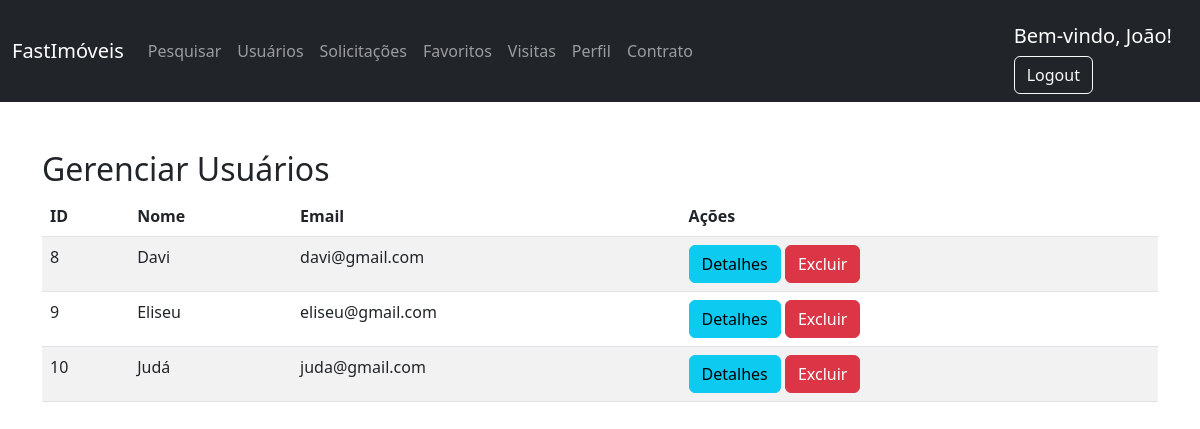
The app's page /php/gerenciar_usuarios.php (signed in), older data.
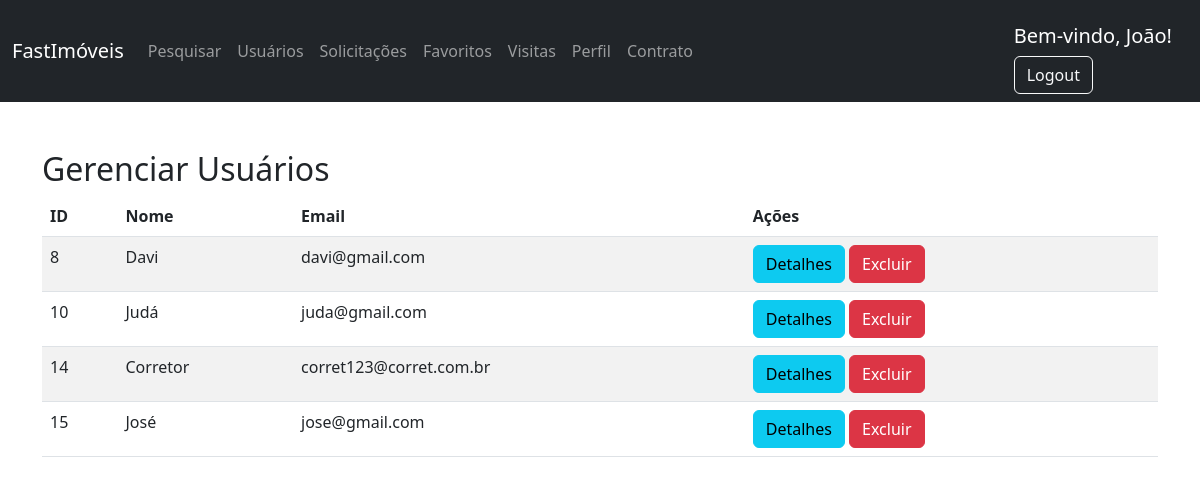
The same page, newer data.
### tables this page shows
CREATE TABLE `usuarios` (
  `id` int(20) NOT NULL,
  `nome` varchar(255) NOT NULL,
  `email` varchar(255) NOT NULL,
  `senha` varchar(255) NOT NULL,
  `isAdmin` tinyint(1) NOT NULL DEFAULT 0,
  `ativo` tinyint(1) NOT NULL DEFAULT 1,
  `isCorretor` tinyint(1) NOT NULL DEFAULT 0,
  `CRECI` varchar(20) DEFAULT NULL,
  `foto_perfil` varchar(255) DEFAULT 'img/default_profile.png',
  `telefone` varchar(20) DEFAULT NULL,
  `celular` varchar(20) DEFAULT NULL,
  `imobiliaria` varchar(255) DEFAULT NULL,
  `github` varchar(255) DEFAULT NULL,
  `twitter` varchar(255) DEFAULT NULL,
  `instagram` varchar(255) DEFAULT NULL,
  `facebook` varchar(255) DEFAULT NULL
);

### php/gerenciar_usuarios.php (the view, shortened to what this page needs)
<?php
$nomeUsuario = $_SESSION["nomeUsuario"];
$isAdmin = isset($_SESSION["isAdmin"]) && $_SESSION["isAdmin"] == 1;
try {
    $conn = new PDO("mysql:host=localhost;dbname=fastimoveis;charset=utf8", "root", "");
    $conn->setAttribute(PDO::ATTR_ERRMODE, PDO::ERRMODE_EXCEPTION);
} catch (PDOException $e) {
    echo "Error: " . $e->getMessage();
    exit();
}
$usuarioAdminLogado = 'João';
$query = "SELECT * FROM usuarios WHERE ativo = 1 AND nome != :admin";
$stmt = $conn->prepare($query);
$stmt->bindParam(':admin', $usuarioAdminLogado);
$stmt->execute();
?>
<!DOCTYPE html>
<html lang="pt-br">
<head>
    <link href="https://cdn.jsdelivr.net/npm/bootstrap@5.3.0/dist/css/bootstrap.min.css" rel="stylesheet">
    <link href="https://cdn.datatables.net/1.13.6/css/dataTables.bootstrap5.min.css" rel="stylesheet">
    <link rel="stylesheet" href="https://cdnjs.cloudflare.com/ajax/libs/font-awesome/6.4.2/css/all.min.css" />
</head>
<body>
    <nav class="navbar navbar-expand-lg navbar-dark bg-dark">
        <div class="container-fluid">
            <a class="navbar-brand mt-2 mt-lg-0" href="painel.php">FastImóveis</a>
            <div class="collapse navbar-collapse" id="navbarNav">
                <ul class="navbar-nav me-auto mb-2 mb-lg-0">
                    <li class="nav-item">
                        <a class="nav-link" href="pesquisar.php">Pesquisar</a>
                    </li>
                    <?php if ($isAdmin) { ?>
                        <li class="nav-item">
                            <a class="nav-link" href="gerenciar_usuarios.php">Usuários</a>
                        </li>
                        <li class="nav-item">
                            <a class="nav-link" href="admin_solicitacoes.php">Solicitações</a>
                        </li>
                    <?php } ?>
                    <li class="nav-item">
                        <a class="nav-link" href="favoritos.php">Favoritos</a>
                    </li>
                    <li class="nav-item">
                        <a class="nav-link" href="agendar_visita.php">Visitas</a>
                    </li>
                    <li class="nav-item">
                        <a class="nav-link" href="perfil.php">Perfil</a>
                    </li>
                    <li class="nav-item">
                        <a class="nav-link" href="gerar_pdf.php">Contrato</a>
                    </li>
                </ul>
                <div class="d-flex align-items-center">
                    <div class="dropdown">
                        <h5 class="mt-3 me-3 text-white">Bem-vindo, <?= $nomeUsuario ?>!</h5>
                        <a href="../arquivos/index.php" class="btn btn-outline-light">Logout</a>
                    </div>
                </div>
            </div>
        </div>
    </nav>
    <div class="container mt-5">
        <h2>Gerenciar Usuários</h2>
        <div class="table-responsive">
            <table id="usuariosTable" class="table table-striped">
                <thead>
                    <tr>
                        <th>ID</th>
                        <th>Nome</th>
                        <th>Email</th>
                        <th>Ações</th>
                    </tr>
                </thead>
                <tbody>
                    <?php while ($row = $stmt->fetch(PDO::FETCH_ASSOC)) { ?>
                        <tr>
                            <td><?= $row['id'] ?></td>
                            <td><?= $row['nome'] ?></td>
                            <td><?= $row['email'] ?></td>
                            <td>
                                <button type="button" class="btn btn-info" data-bs-toggle="modal" data-bs-target="#modalDetalhes<?= $row['id'] ?>">Detalhes</button>
                                <a href="?action=delete&id=<?= $row['id'] ?>" class="btn btn-danger" onclick="return confirm('Tem certeza que deseja excluir este usuário?');">Excluir</a>
                            </td>
                        </tr>
                    <?php } ?>
                </tbody>
            </table>
        </div>
    </div>
</body>
</html>

Row changes from the older to the newer data that the page shows:
removed usuarios: id "9", nome "Eliseu", email "eliseu@gmail.com"
added usuarios: id "14", nome "Corretor", email "corret123@corret.com.br"
added usuarios: id "15", nome "José", email "jose@gmail.com"
